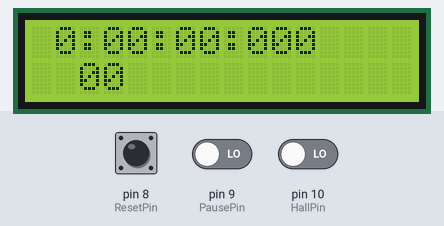
A sketch run on a simulated Arduino Uno, built with avr-gcc and run on an emulated ATmega328P. Shown: 16×2 character LCD. The inputs (shaded band) are chosen by the test bench; at power-on: pin 9 (PausePin) LOW, pin 8 (ResetPin) LOW, pin 10 (HallPin) LOW.

Above: at 1.2 s.
1.3 s: pin 9 (PausePin) driven HIGH
At 1.61 s:
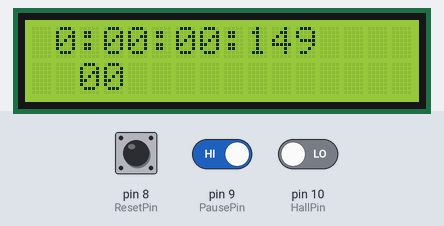
2.9 s: pin 8 (ResetPin) pulled HIGH for 1 s
At 3.69 s:
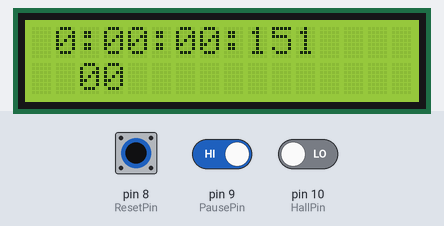
4.5 s: pin 10 (HallPin) driven HIGH
At 6.87 s:
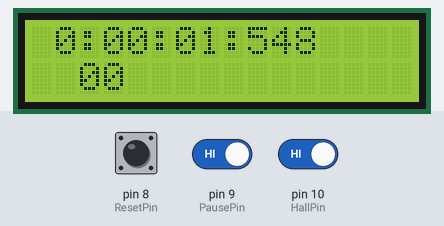
7.5 s: pin 8 (ResetPin) pulled HIGH for 1 s
At 9.03 s:
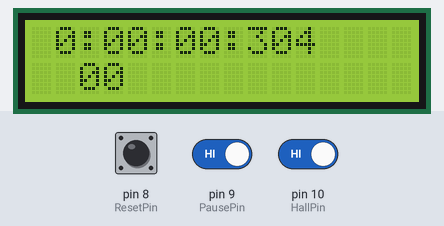
9.1 s: pin 9 (PausePin) driven LOW
At 9.7 s:
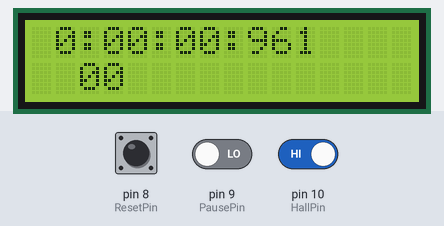

The sketch:

CyclingComputer.ino
```cpp
#include <LiquidCrystal.h>
LiquidCrystal lcd(12, 11, 5, 4, 3, 2);

const int ResetPin = 8;
const int PausePin = 9;
const int HallPin = 10;
const long screenrefresh = 50;
unsigned long previousrefresh = 0;
unsigned long StartTime;
unsigned long ElapsedTime;
unsigned long PauseTimeStart;
unsigned long PauseTime;
unsigned long TotalPauseTime;
unsigned long SpinTime;
unsigned long OldSpinTime;
int Speed = 0;
int AverageSpeed = 0;
boolean Timing = false;
int hours = 0;
int minutes = 0;
int seconds = 0;
int milliseconds = 0;
int RPM = 0;

void setup() {
  // put your setup code here, to run once
  lcd.begin(16, 2);
  pinMode(ResetPin, INPUT);
  pinMode(PausePin, INPUT);
  pinMode(HallPin, INPUT);
  ElapsedTime = 0;
  TotalPauseTime = 0;
  Timing = false;

}

void loop() {
  // put your main code here, to run repeatedly:

  while(Timing == false){

    bikespeed();
    display();

    if (digitalRead(ResetPin) == HIGH && ElapsedTime != 0){
      ElapsedTime = 0;
      TotalPauseTime = 0;
      delay(150);
    }

    if (digitalRead(PausePin) == HIGH && ElapsedTime !=0) {
      PauseTime = millis() - PauseTimeStart;
      TotalPauseTime = TotalPauseTime + PauseTime;
      Timing = true;
      delay(150);
    }


    if (digitalRead(PausePin) == HIGH && ElapsedTime == 0){
      StartTime = millis();
      Timing = true;
      delay(150);
    }

  }

  while(Timing == true){

    ElapsedTime = millis() - (StartTime + TotalPauseTime);

    bikespeed();
    display();

    if (digitalRead(PausePin) == HIGH && ElapsedTime != 0){
      PauseTimeStart = millis();
      Timing = false;
      delay(150);
   }
  }

}

void display(){
  unsigned long currentrefresh = millis();

  if (currentrefresh - previousrefresh >= screenrefresh){
    previousrefresh = currentrefresh;
    //this way the displayed values of time are only recalculated when the display is refreshed
    milliseconds = (ElapsedTime % 1000);
    seconds = (ElapsedTime / 1000) % 60;
    minutes = (((ElapsedTime / 1000)/ 60) % 60);
    hours = ((((ElapsedTime / 1000) / 60) / 60) % 24);
    //this is just a basic display setup for now
    lcd.clear();
    lcd.setCursor(1, 0);
    lcd.print(hours);

    lcd.setCursor(2, 0);
    lcd.print(":");
    if (minutes < 10){
      lcd.print("0");
      lcd.print(minutes);
    }
    else{
      lcd.print(minutes);
    }

    lcd.setCursor(5, 0);
    lcd.print(":");
    if (seconds < 10){
      lcd.print("0");
      lcd.print(seconds);
    }
    else{
      lcd.print(seconds);
    }

    lcd.setCursor(8, 0);
    lcd.print(":");
    if (milliseconds < 10){
      lcd.print("00");
      lcd.print(milliseconds);
    }
    if (milliseconds > 9 && milliseconds < 100){
      lcd.print("0");
      lcd.print(milliseconds);
    }
    if (milliseconds > 99){
      lcd.print(milliseconds);
    }

    lcd.setCursor(2, 1);
    if (Speed < 10){
      lcd.print("0");
      lcd.print(Speed);
    }
    if (Speed >= 10){
      lcd.print(Speed);
    }

  }

}

void bikespeed(){
  //we need to time between hall effects
  //then convert to a speed
  if( digitalRead(HallPin) == HIGH){
   SpinTime = millis();
   RPM = (SpinTime - OldSpinTime) * (1000 / 60);
   OldSpinTime = SpinTime;
  }

  if (SpinTime > 2000 || OldSpinTime == 0){
    Speed = 0;
  }
  else{
    Speed = ( RPM * 60 * 211 ) / 160934;
  }

}
```

Measured:
- after the input at 1.3 s, the display: changes after 0.16 s (image 1)
